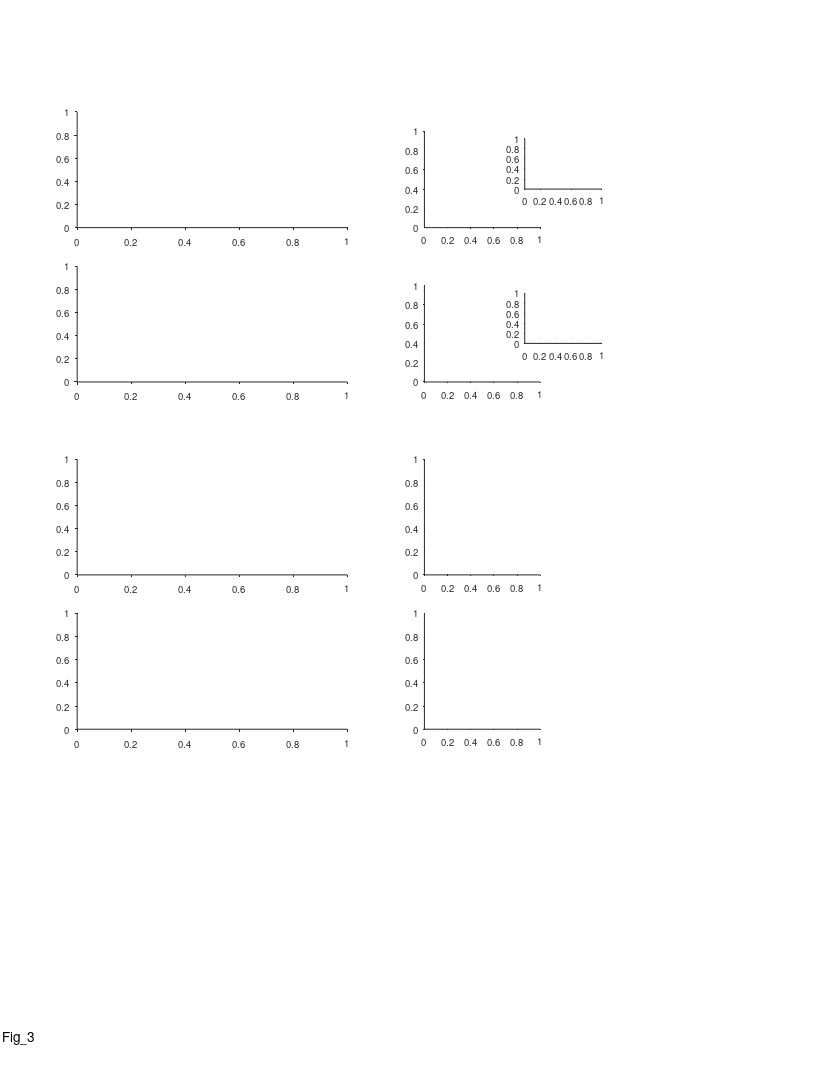

MATLAB code for this plot: (Note: this script raises an error after producing the figure.)
%% Large Scale - fig 3

%%
clear 
clc

%% define output files
res_dir = 'L:\paper_figures';
mkdir(res_dir)
fig_name_str = 'Fig_3';
fig_caption_str = 'Place cells are distributed uniformly across the tunnel, with slight over-representation at particular landmarks';
log_name_str = [fig_name_str '_log_file' '.txt'];
log_name_str = strrep(log_name_str , ':', '-');
log_name_str = strrep(log_name_str , ' ', '_');
log_name_out = fullfile(res_dir, log_name_str);

%% open log file
diary off
diary(log_name_out)
diary on
disp('Log file');
disp(['created: ', datestr(clock)]);
disp('======================================================');
disp([fig_name_str ':' fig_caption_str]);
disp('======================================================');
disp('');

%% create figure
% =========================================================================
% figure_size_cm = [21.0 29.7]; % ~A4
figure_size_cm = [21.6 27.9]; % ~US letter
figure ;
% Some WYSIWYG options:
set(gcf,'DefaultAxesFontSize',7);
set(gcf,'DefaultAxesFontName','helvetica');
set(gcf,'DefaultAxesUnits','centimeters');
set(gcf,'PaperType','usletter')
% set(gcf,'PaperType','<custom>');
set(gcf,'PaperUnits','centimeters','PaperPosition',[0 0 figure_size_cm]);
set(gcf,'PaperOrientation','portrait');
set(gcf,'Units','centimeters','Position',get(gcf,'paperPosition')+[0 0 0 0]); % position on screen...
set(gcf, 'Renderer', 'painters');
set(groot, 'defaultAxesTickDir', 'out');
set(groot,  'defaultAxesTickDirMode', 'manual');
annotation('textbox', [0.5 1 0 0], 'String',fig_name_str, 'HorizontalAlignment','center','Interpreter','none', 'FitBoxToText','on');
pause(0.2); % workaround to solve matlab automatically changing the axes positions...

% create panels
panel_A_size = [7 3];
panel_B_size = [3 2.5];
panel_C_size = [7 3];
panel_D_size = [3 3];
panel_A(1) = axes('position', [ 2 22 panel_A_size]);
panel_A(2) = axes('position', [ 2 18 panel_A_size]);
panel_B(1) = axes('position', [11 22 panel_B_size]);
panel_B(2) = axes('position', [11 18 panel_B_size]);
panel_C(1) = axes('position', [ 2 13 panel_C_size]);
panel_C(2) = axes('position', [ 2  9 panel_C_size]);
panel_D(1) = axes('position', [11 13 panel_D_size]);
panel_D(2) = axes('position', [11  9 panel_D_size]);
panel_B_legend(1) = axes('position', [13.6 23 2 1.3]);
panel_B_legend(2) = axes('position', [13.6 19 2 1.3]);


%% load population data
% =========================================================================
prm = PARAMS_GetAll();
cells_t = DS_get_cells_summary();
bats = [79,148,34,9861,2289];
cells_t(~ismember(cells_t.bat, bats ),:) = [];
cells = cellfun(@(c)(cell_load_data(c,'details')), cells_t.cell_ID, 'UniformOutput',0);
cells = [cells{:}];
cells = [cells.details];
cells(~contains({cells.brain_area}, 'CA1')) = [];
cells(~ismember([cells.ClusterQuality], [2])) = [];
cells = cellfun(@(c)(cell_load_data(c,'details','meanFR')), {cells.cell_ID}, 'UniformOutput',0);
cells = [cells{:}];
cells_details = [cells.details];
cells_ID = {cells_details.cell_ID};
meanFR = [cells.meanFR];
cells_ID([meanFR.all]>prm.inclusion.interneuron_FR_thr)=[];
clear cells stats cells_details cells_t
cells = cellfun(@(c)(cell_load_data(c,'details','stats','meanFR','stats','inclusion','signif','fields','FR_map')), cells_ID, 'UniformOutput',0);
cells = [cells{:}];
whos cells

% load LM data
exp_ID = 'b2289_d180615';
exp = exp_load_data(exp_ID,'LM');
LM = exp.LM;
LM( contains({LM.name},{'ball','enter'}) ) = [];

%% panel A - field pos CDF
% =========================================================================
% figure
for ii_dir = 1:2
%     subplot(1,2,ii_dir)
    axes(panel_A(ii_dir));
    cla
    hold on
    
    % arrange data
    signif = cat(1,cells.signif);
    cells_dir = cells([signif(:,ii_dir).TF]);
    fields = cellfun(@(x)(x{ii_dir}), {cells_dir.fields},'UniformOutput',0);
    fields =[fields{:}];
    fields( [fields.in_low_speed_area] ) = [];
    length(fields)
    
    % plot LM
    for ii_LM=1:length(LM)
        x = LM(ii_LM).pos_proj;
        name = LM(ii_LM).name;
        plot(repelem(x,2), [0 1], '-', 'color', 0.7.*[1 1 1], 'LineWidth',0.5);
    end
    
    % plot cdf
    h = cdfplot([fields.loc]);
    h.Color = prm.graphics.colors.flight_directions{ii_dir};
    h.LineWidth = 0.9;
    title('')
    ha=gca;
    ha.GridLineStyle = 'none';
    
    % labels & graphics
    xlabel('Position (m)', 'Units','normalized','Position',[0.5 -0.14]);
    ylabel({'Cumulative';'fraction'}, 'Units','normalized','Position',[-0.025 0.5]);
    ha= gca;
    ha.TickDir='out';
    ha.TickLength = [0.015 0.015];
    ha.XTick = [0:50:200];
    ha.YTick = ha.YLim;
    ha.XRuler.TickLabelGapMultiplier = -0.3;
    ha.YRuler.TickLabelGapMultiplier = 0.001;
end

axes(panel_A(1));
text(-0.13,1.1, 'A', 'Units','normalized','FontWeight','bold');

%% add arrows indicating over-represented LM
if 0
axes(panel_A(1));
xa = [70 80] - 1;
ya = [0.45 0.4] + 0.01;
[xaf,yaf] = ds2nfu(xa,ya);
h=annotation('arrow', xaf,yaf);
h.HeadWidth=5;
h.HeadLength = 5;
h.LineStyle='none';

axes(panel_A(2));
xa = [70 80] - 1;
ya = [0.45 0.4] + 0.04;
[xaf,yaf] = ds2nfu(xa,ya);
h=annotation('arrow', xaf,yaf);
h.HeadWidth=5;
h.HeadLength = 5;
h.LineStyle='none';
end



%% panel B - field vs. LM position
% =========================================================================
% figure
for ii_dir = 1:2
%     subplot(1,2,ii_dir)
    axes(panel_B(ii_dir));
    cla
    hold on
    
    %% arrange data - same as in panel C
    signif = cat(1,cells.signif);
    cells_dir = cells([signif(:,ii_dir).TF]);
    fields = cellfun(@(x)(x{ii_dir}), {cells_dir.fields},'UniformOutput',0);
    fields =[fields{:}];
    switch ii_dir
        case 1
            start_ind = 1;
            end_ind = 2;
            interp_next = 'next';
            interp_prev = 'previous';
        case 2
            start_ind = 2;
            end_ind = 1;
            interp_next = 'previous';
            interp_prev = 'next';
    end
    edges = cat(1,fields.edges_prc);
    [fields.start] = disperse(edges(:,start_ind));
    [fields.end]   = disperse(edges(:,end_ind  ));
  
    [fields.LM_nearest_by_peak]  = disperse(interp1( [LM.pos_proj], [LM.pos_proj], [fields.loc]  , 'nearest'));
    [fields.LM_nearest_by_start] = disperse(interp1( [LM.pos_proj], [LM.pos_proj], [fields.start] , 'nearest'));
    [fields.LM_nearest_by_end]   = disperse(interp1( [LM.pos_proj], [LM.pos_proj], [fields.end]   , 'nearest'));
    [fields.LM_next_by_peak]  = disperse(interp1( [LM.pos_proj], [LM.pos_proj], [fields.loc]  , interp_next));
    [fields.LM_next_by_start] = disperse(interp1( [LM.pos_proj], [LM.pos_proj], [fields.start] , interp_next));
    [fields.LM_next_by_end]   = disperse(interp1( [LM.pos_proj], [LM.pos_proj], [fields.end]   , interp_next));
    [fields.LM_prev_by_peak]  = disperse(interp1( [LM.pos_proj], [LM.pos_proj], [fields.loc]  , interp_prev));
    [fields.LM_prev_by_start] = disperse(interp1( [LM.pos_proj], [LM.pos_proj], [fields.start] , interp_prev));
    [fields.LM_prev_by_end]   = disperse(interp1( [LM.pos_proj], [LM.pos_proj], [fields.end]   , interp_prev));
    
    % remove fields near balls
    fields([fields.in_low_speed_area])=[];
    fields(isnan([fields.LM_nearest_by_peak])) = [];
    
    %% shuffle!
    rng(0);
    shuffle = struct();
    shuffle.n = 10000;
    limits = [min([LM.pos_proj]) max([LM.pos_proj])];
%     limits = prm.fields.valid_speed_pos;
    M = [[fields.loc];[fields.start];[fields.end]];
    shifts = rand(size(M,2), shuffle.n);
    shifts = shifts .* diff(limits);
    shifts = shiftdim(shifts,-1);
    M = M + shifts;
    M = reshape(M,size(M,1), []); % pool shuffles x fields together
    % circularly correct according to the peak
    peaks_corrected = limits(1) + mod(M(1,:), diff(limits));
    shift_correction = peaks_corrected - M(1,:);
    M = M + shift_correction;
    % remove shuffled fields same as we removed real fields 
    invalid = M(1,:)<limits(1) | M(1,:)>limits(2);
    M(:,invalid) = [];
    shuffle.peaks = M(1,:);
    shuffle.start = M(2,:);
    shuffle.end   = M(3,:);
    % get relevant landmarks
    shuffle.LM_nearest_by_peak  = interp1([LM.pos_proj], [LM.pos_proj], shuffle.peaks, 'nearest');
    shuffle.LM_nearest_by_start = interp1([LM.pos_proj], [LM.pos_proj], shuffle.start, 'nearest');
    shuffle.LM_nearest_by_end   = interp1([LM.pos_proj], [LM.pos_proj], shuffle.end,   'nearest');
    shuffle.LM_next_by_peak  = interp1([LM.pos_proj], [LM.pos_proj], shuffle.peaks, interp_next);
    shuffle.LM_next_by_start = interp1([LM.pos_proj], [LM.pos_proj], shuffle.start, interp_next);
    shuffle.LM_next_by_end   = interp1([LM.pos_proj], [LM.pos_proj], shuffle.end,   interp_next);
    shuffle.LM_prev_by_peak  = interp1([LM.pos_proj], [LM.pos_proj], shuffle.peaks, interp_prev);
    shuffle.LM_prev_by_start = interp1([LM.pos_proj], [LM.pos_proj], shuffle.start, interp_prev);
    shuffle.LM_prev_by_end   = interp1([LM.pos_proj], [LM.pos_proj], shuffle.end,   interp_prev);
        
    %% plot 
    c = prm.graphics.colors.flight_directions{ii_dir};
    x1 = [fields.loc] - [fields.LM_nearest_by_peak];
    h1 = histogram( x1 );
    h1.Normalization = 'pdf';
%     h1.NumBins = h1.NumBins * 2;
    h1.FaceColor = c;
    x2 = shuffle.peaks - shuffle.LM_nearest_by_peak;
    h2 = histogram( x2 );
%     h2.BinEdges = h1.BinEdges;
    h2.Normalization = 'pdf';
    h2.DisplayStyle = 'stairs';
    h2.EdgeColor = 'k';
    h2.LineWidth = 2;
    [H,P,KSSTAT] = kstest2(x1,x2);
    text(1.07,1.03,sprintf('P_{KS} = %.2f',P),'Units','normalized','HorizontalAlignment','right','VerticalAlignment','top','FontSize',8);
    xline(0,'-','LineWidth',2);
    
    % labels & graphics
    ha= gca;
    ha.TickDir='out';
    ha.TickLength = [0.03 0.03];
    ha.YTick = ha.YLim;
    ha.XRuler.TickLabelGapMultiplier = -0.5;
    ha.YRuler.TickLabelGapMultiplier = -0.04;
    xlabel({'Distance of fields';'to nearest landmark (m)'}, 'Units','normalized','Position',[0.5 -0.13])
    ylabel('Probability', 'Units','normalized','Position',[-0.08 0.5])
end

axes(panel_B(1));
text(-0.3,1.3, 'B', 'Units','normalized','FontWeight','bold');

%% add panel B legend
for ii_dir = 1:2
    axes(panel_B_legend(ii_dir));
    cla
    hold on
    patch([1 1 2 2], 2*[1 1 1 1]+.3*[-1 1 1 -1], prm.graphics.colors.flight_directions{ii_dir},'EdgeColor','k');
    plot([1 2],      1*[1 1], 'k','LineWidth',2);
    text(2.6, 2, 'Data','FontSize',7,'HorizontalAlignment','left');
    text(2.6, 1, 'Shuffle','FontSize',7,'HorizontalAlignment','left');
    ha = annotation('arrow');
    ha.Parent = gca;
    ha.X = [5 7]+1;
    if ii_dir==2
        ha.X = flip(ha.X);
    end
    ha.Y = [2 2];
    ha.LineWidth  = 1;
    ha.HeadWidth  = 4;
    ha.HeadLength = 4;
    xlim([0 10]);
    ylim([0 4]);
    set(gca,'Visible','off');
end
    
%% panel C - field size vs. pos
% =========================================================================
% figure
for ii_dir = 1:2
%     subplot(1,2,ii_dir)
    axes(panel_C(ii_dir));
    cla
    hold on
    
    % arrange data
    signif = cat(1,cells.signif);
    cells_dir = cells([signif(:,ii_dir).TF]);
    fields = cellfun(@(x)(x{ii_dir}), {cells_dir.fields},'UniformOutput',0);
    fields =[fields{:}];
    fields( [fields.in_low_speed_area] ) = [];
    
    % graphical options
    y_clipping = 20;
    
    % plot LM
    for ii_LM=1:length(LM)
        x = LM(ii_LM).pos_proj;
        name = LM(ii_LM).name;
        plot(repelem(x,2), [0 y_clipping], '-', 'color', 0.7.*[1 1 1], 'LineWidth',0.5);
    end
    
    % plot scatter - field size vs. position
    c = prm.graphics.colors.flight_directions{ii_dir};
    x = [fields.loc];
    y = [fields.width_prc];
    y(y>y_clipping) = y_clipping;
%     plot(x,y,'.','MarkerSize',4, 'Color',c);
    plot(x(y< y_clipping), y(y< y_clipping),'.','MarkerSize',4, 'Color',c);
    plot(x(y>=y_clipping), y(y>=y_clipping),'o','MarkerSize',2, 'Color',c);
%     yline(20)
    
    % labels & graphics
    xlabel('Position (m)', 'Units','normalized','Position',[0.5 -0.14]);
    ylabel('Field size (m)', 'Units','normalized','Position',[-0.05 0.5]);
    ha= gca;
    ha.TickDir='out';
    ha.TickLength = [0.015 0.015];
    ha.XTick = [0:50:200];
    ha.YLim = [0 y_clipping];
    ha.YTick = ha.YLim;
    ha.XRuler.TickLabelGapMultiplier = -0.3;
    ha.YRuler.TickLabelGapMultiplier = 0.1;
end

axes(panel_C(1));
text(-0.13,1.12, 'C', 'Units','normalized','FontWeight','bold');


%% panel D - field size - near vs. far from LM
% =========================================================================
% figure
axes(panel_D(1));
text(-0.3,1.12, 'D', 'Units','normalized','FontWeight','bold');
for ii_dir = 1:2
%     subplot(1,2,ii_dir)
    axes(panel_D(ii_dir));
%     cla
    hold on
    
    %% arrange data
    signif = cat(1,cells.signif);
    cells_dir = cells([signif(:,ii_dir).TF]);
    fields = cellfun(@(x)(x{ii_dir}), {cells_dir.fields},'UniformOutput',0);
    fields =[fields{:}];
    switch ii_dir
        case 1
            start_ind = 1;
            end_ind = 2;
            interp_next = 'next';
            interp_prev = 'previous';
        case 2
            start_ind = 2;
            end_ind = 1;
            interp_next = 'previous';
            interp_prev = 'next';
    end
    edges = cat(1,fields.edges_prc);
    [fields.start] = disperse(edges(:,start_ind));
    [fields.end]   = disperse(edges(:,end_ind  ));
  
    [fields.LM_nearest_by_peak]  = disperse(interp1( [LM.pos_proj], [LM.pos_proj], [fields.loc]  , 'nearest'));
    [fields.LM_nearest_by_start] = disperse(interp1( [LM.pos_proj], [LM.pos_proj], [fields.start] , 'nearest'));
    [fields.LM_nearest_by_end]   = disperse(interp1( [LM.pos_proj], [LM.pos_proj], [fields.end]   , 'nearest'));
    [fields.LM_next_by_peak]  = disperse(interp1( [LM.pos_proj], [LM.pos_proj], [fields.loc]  , interp_next));
    [fields.LM_next_by_start] = disperse(interp1( [LM.pos_proj], [LM.pos_proj], [fields.start] , interp_next));
    [fields.LM_next_by_end]   = disperse(interp1( [LM.pos_proj], [LM.pos_proj], [fields.end]   , interp_next));
    [fields.LM_prev_by_peak]  = disperse(interp1( [LM.pos_proj], [LM.pos_proj], [fields.loc]  , interp_prev));
    [fields.LM_prev_by_start] = disperse(interp1( [LM.pos_proj], [LM.pos_proj], [fields.start] , interp_prev));
    [fields.LM_prev_by_end]   = disperse(interp1( [LM.pos_proj], [LM.pos_proj], [fields.end]   , interp_prev));
    
    % remove fields near balls
    fields([fields.in_low_speed_area])=[];
    fields(isnan([fields.LM_nearest_by_peak])) = [];
    
    %% plot 
    c = prm.graphics.colors.flight_directions{ii_dir};
    x = abs([fields.loc] - [fields.LM_nearest_by_peak]);
    y = [fields.width_prc];
%     thr = median(x);
    thr = 5;
    y1 = y(x<thr);
    y2 = y(x>=thr);
    
    fprintf('y1: n=%d/%d (%2.0f%%)\r',length(y1),length(y),100*length(y1)/length(y));
    fprintf('y2: n=%d/%d (%2.0f%%)\r',length(y2),length(y),100*length(y2)/length(y));
    
    nBins = 25;
    h1 = histogram( y1 );
    h1.NumBins = nBins;
    h1.Normalization = 'pdf';
    h1.DisplayStyle = 'stairs';
    h1.EdgeColor = c;
    h1.LineWidth = 1;
    h2 = histogram( y2 );
    h2.NumBins = nBins;
    h2.Normalization = 'pdf';
    h2.DisplayStyle = 'stairs';
    h2.EdgeColor = c;
    h2.LineWidth = 2;
    [H,P,KSSTAT] = kstest2(y1,y2);
    text(0.85,0.96,sprintf('P_{KS} = %.2f',P),'Units','normalized','HorizontalAlignment','right','VerticalAlignment','top','FontSize',8);
    
    % labels & graphics
    ha= gca;
    ha.TickDir='out';
    ha.TickLength = [0.03 0.03];
    ha.YTick = ha.YLim;
    ha.XLim = [0 20];
    ha.XRuler.TickLabelGapMultiplier = -0.3;
    ha.YRuler.TickLabelGapMultiplier = 0.001;
    xlabel('Field size (m)', 'Units','normalized','Position',[0.5 -0.13]);
    ylabel('Probability', 'Units','normalized','Position',[-0.08 0.5]);
%     legend_pos = [ha.Position([1 2])+[2.2 0.5].*ha.Position([3 4]) 0.1 0.03];
%     legend({'<thr';'>thr'},'Location','eastoutside','Units','centimeters','Position',legend_pos);
%     text(2.2,0.15, {"thr="+thr;...
%                     sprintf('y1: n=%d/%d (%2.0f%%)',length(y1),length(y),100*length(y1)/length(y));...
%                     sprintf('y2: n=%d/%d (%2.0f%%)',length(y2),length(y),100*length(y2)/length(y))
%         }, 'Units','normalized','HorizontalAlignment','center');
    
    % add legend
    leg_ax = axes('position', [ha.Position([1 2])+[0.65 0.5].*ha.Position([3 4]) [0.2 0.3].*ha.Position([3 4])]);
    hold on
    plot([1 2],[1 1], 'Color',c, 'LineWidth',1);
    plot([1 2],[2 2], 'Color',c, 'LineWidth',2);
    xlim([0 3]);
    ylim([0 3]);
    text(2.5,1, "Distance < "+thr+"m",'FontSize',7);
    text(2.5,2, "Distance > "+thr+"m",'FontSize',7);
%     text(3,1, "Distance$<$"   +thr+"m",'FontSize',7,'Interpreter','latex')
%     text(3,2, "Distance$\geq$"+thr+"m",'FontSize',7,'Interpreter','latex')
    set(gca,'Visible','off');
end

%% add direction arrows
arrow_x = 0.1 +[0 0.05];
arrow_y = repelem(0.96,2);
clear h
h(1)=annotation('arrow',arrow_x,      arrow_y+0.008,  'Color', prm.graphics.colors.flight_directions{1});
h(2)=annotation('arrow',flip(arrow_x),arrow_y      ,  'Color', prm.graphics.colors.flight_directions{2});
[h.HeadWidth] = disperse([5 5]);
[h.HeadLength] = disperse([5 5]);






%% print/save the figure
fig_name_out = fullfile(res_dir, fig_name_str);
print(gcf, fig_name_out, '-dpdf', '-cmyk', '-painters');
% print(gcf, fig_name_out, '-dtiff', '-cmyk', '-painters');
% saveas(gcf , fig_name_out, 'fig');
disp('figure was successfully saved to pdf/tiff/fig formats');







%%

